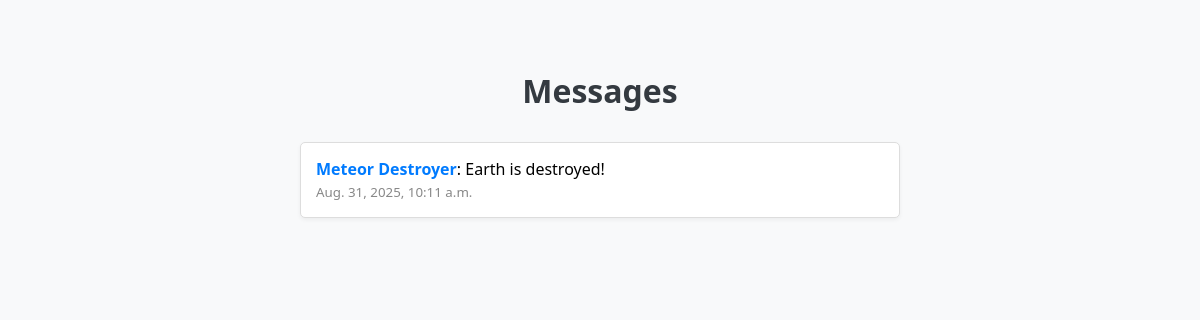
The app's page /messages/, older data.
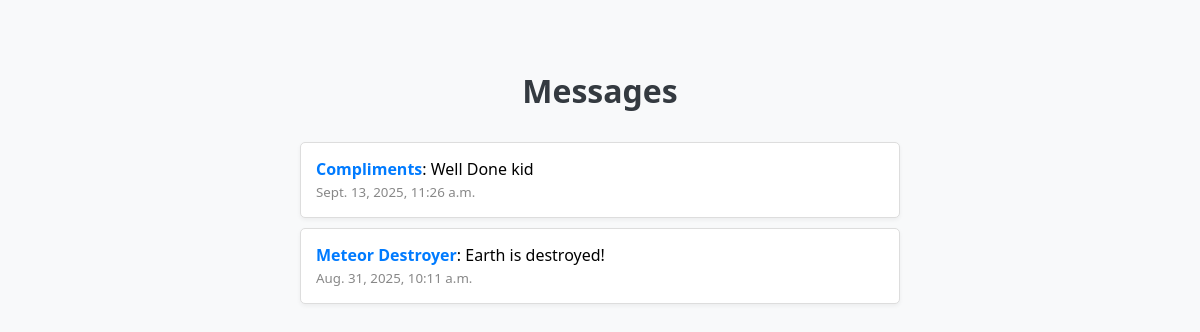
The same page, newer data.
### MainInterface/models.py (models this page shows, shortened)
class Message(models.Model):
    name = models.CharField(max_length=100)
    text = models.TextField()
    created_at = models.DateTimeField(auto_now_add=True)

### MainInterface/views.py (the view)
# urls.py: path('messages/', views.message_list, name='message_list'),
def message_list(request):
    messages = Message.objects.all().order_by('-created_at')
    return render(request, 'MainInterface/messages.html', {'messages': messages})

### MainInterface/templates/MainInterface/messages.html (shortened to what this page needs)
<!DOCTYPE html>
<html>
<head>
    {% load static %}
    <link rel="stylesheet" href="{% static 'MainInterface/styles.css' %}">
</head>
<body>
    <h1>Messages</h1>
    <ul>
        {% for msg in messages %}
            <li>
                <strong>{{ msg.name }}</strong>: {{ msg.text }} <br>
                <small>{{ msg.created_at }}</small>
            </li>
        {% empty %}
            <li>No messages yet.</li>
        {% endfor %}
    </ul>
</body>
</html>

### MainInterface/static/MainInterface/styles.css (style rules this page uses)
body { background-color: #f8f9fa; font-family: 'Segoe UI', Tahoma, Geneva, Verdana, sans-serif; padding: 40px; }
h1 { text-align: center; color: #343a40; margin-bottom: 30px; }
ul { list-style: none; padding: 0; max-width: 600px; margin: auto; }
li { background-color: #ffffff; border: 1px solid #ddd; border-radius: 5px; padding: 15px; margin-bottom: 10px; box-shadow: 0 2px 4px rgba(0, 0, 0, 0.05); }
strong { color: #007bff; }
small { color: #888; }

Row changes from the older to the newer data that the page shows:
added Message: name "Compliments", text "Well Done kid", created_at "Sept. 13, 2025, 11:26 a.m."
